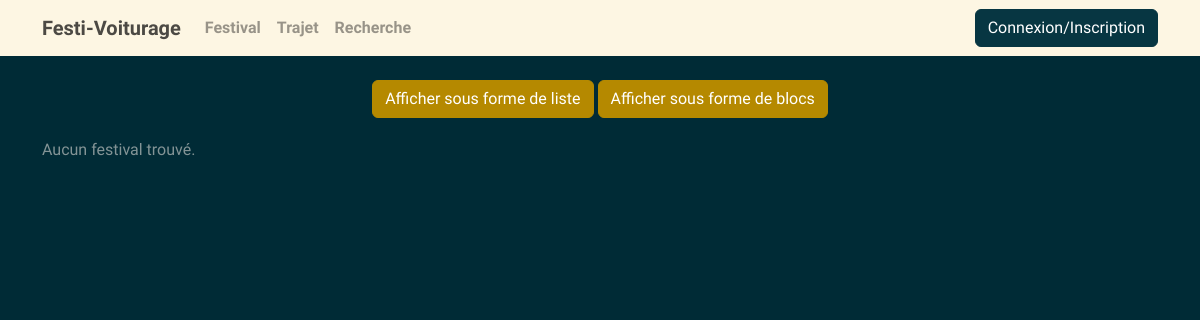
Before: /Vue/Festival.php with the older database file.
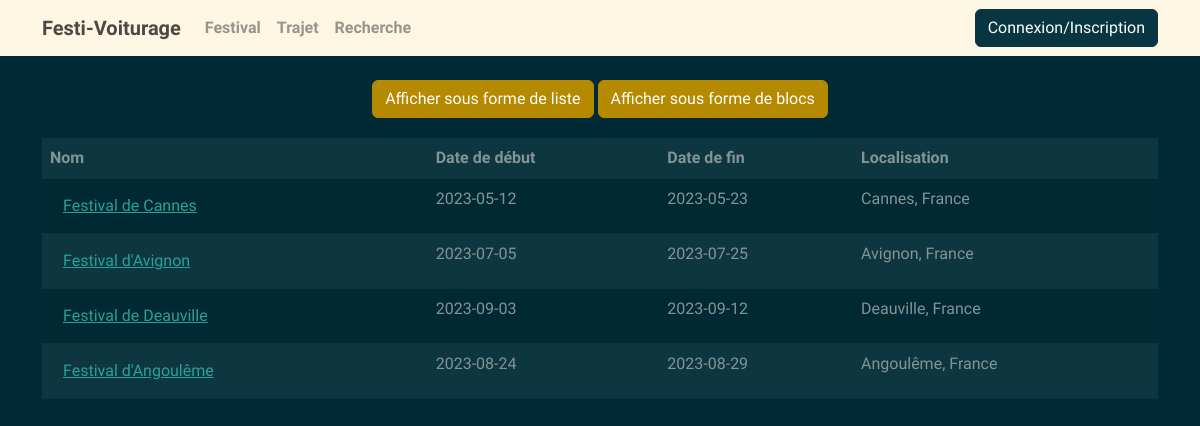
After: the same page with the newer database file.
### tables this page shows
CREATE TABLE "Festival" (
	"festival_id"	INTEGER,
	"nom"	VARCHAR(255) NOT NULL,
	"date_debut"	DATE NOT NULL,
	"date_fin"	DATE NOT NULL,
	"localisation"	VARCHAR(255) NOT NULL,
	"photo"	VARCHAR(255) NOT NULL,
	PRIMARY KEY("festival_id" AUTOINCREMENT)
);

### Vue/Template/headerUser.php (called while the page is built, shortened)
<?php include "Template/menuUser.php"; ?>

### DAO/FestivalDAO.php (called while the page is built, shortened)
<?php
require_once("../Model/Festival.php");
class FestivalDAO {
    protected $connect;
    public function __construct(PDO $connect) {
        $this->connect = $connect;
    }
    public function getAll() {
        $query = "SELECT * FROM Festival";
        $stmt = $this->connect->prepare($query);
        $stmt->execute();
        $results = $stmt->fetchAll(PDO::FETCH_ASSOC);
        $festivals = array();
        foreach ($results as $result) {
            $festival = new Festival(
                $result['nom'],
                $result['date_debut'],
                $result['date_fin'],
                $result['localisation'],
                $result['photo']
            );
            $festival->setFestivalId($result['festival_id']);
            $festivals[] = $festival;
        }
        return $festivals;
    }
}
?>

### Model/Festival.php (called while the page is built, shortened)
<?php
class Festival {
    private $nom;
    private $date_debut;
    private $date_fin;
    private $localisation;
    public function __construct($nom = null, $date_debut = null, $date_fin =null, $localisation = null, $photo = null) {
        $this->nom = $nom;
        $this->date_debut = $date_debut;
        $this->date_fin = $date_fin;
        $this->localisation = $localisation;
    }
    public function getNom() {
        return $this->nom;
    }
    public function getDate_debut() {
        return $this->date_debut;
    }
    public function getDate_fin() {
        return $this->date_fin;
    }
    public function getLocalisation() {
        return $this->localisation;
    }
}
?>

### Vue/Festival.php (the view, shortened to what this page needs)
<?php include "Template/headerUser.php"; ?>
<!DOCTYPE html>
<html>
<head>
</head>
<body>
  <div class="container ">
    <div class="text-center mt-4 chg-btn">
      <button id="btn-liste" class="btn btn-primary">Afficher sous forme de liste</button>
      <button id="btn-blocs" class="btn btn-primary">Afficher sous forme de blocs</button>
    </div>
    <?php
    require_once("../DAO/FestivalDAO.php");
    require_once("../Model/Festival.php");
    $dbFile = '../DB/Donne.db';
    $pdo = new PDO('sqlite:' . $dbFile);
    $dao = new FestivalDAO($pdo);
    $festivals = $dao->getAll();
    if ($festivals) {
      echo '<div id="tableau-festivals">';
      echo '<table class="table table-striped table-hover">';
      echo '<thead>';
      echo '<tr>';
      echo '<th >Nom</th>';
      echo '<th onclick="trierParDate(this)">Date de début</th>';
      echo '<th onclick="trierParDate(this)">Date de fin</th>';
      echo '<th>Localisation</th>';
      echo '</tr>';
      echo '</thead>';
      echo '<tbody>';
      foreach ($festivals as $festival) {
        echo '<tr>';
        echo '<td>';
        echo '<form action="InfoFestival.php" method="post">';
        echo '<button type="submit" class="btn btn-link">' . $festival->getNom() . '</button>';
        echo '</form>';
        echo '</td>';
        echo '<td>' . $festival->getDate_debut() . '</td>';
        echo '<td>' . $festival->getDate_fin() . '</td>';
        echo '<td>' . $festival->getLocalisation() . '</td>';
        echo '</tr>';
      }
      echo '</tbody>';
      echo '</table>';
      echo '</div>';
    } else {
      echo '<p>Aucun festival trouvé.</p>';
    }
    ?>
  </div>
</body>
</html>

### Vue/Template/menuUser.php (shortened to what this page needs)
<!DOCTYPE html>
<html>
<head>
  <link href="Css/bootstrap.css" rel="stylesheet">
</head>
<body>
  <nav class="navbar navbar-expand-lg navbar-light bg-light">
    <div class="container">
      <a class="navbar-brand" href="FestiVoiturage.php">Festi-Voiturage</a>
      <div class="collapse navbar-collapse" id="navbarNav">
        <ul class="navbar-nav">
          <li class="nav-item">
            <a class="nav-link" href="Festival.php">Festival</a>
          </li>
          <li class="nav-item">
            <a class="nav-link" href="Trajet.php">Trajet</a>
          </li>
          <li class="nav-item">
            <a class="nav-link" href="Recherche.php">Recherche</a>
          </li>
        </ul>
      </div>
      <?php
      if(isset($_SESSION["utilisateur"])){
        require_once("../DAO/CovoitDAO.php");
        require_once("../Outils/Demmande.php");
        $user=$_SESSION['utilisateur'];
        $prenom=$user->getPrenom(  );
        $nom=$user->getNom();
        $id=$user->getId();
        $dbFile = '../DB/Donne.db';
        $pdo = new PDO('sqlite:' . $dbFile);
        $dao= new CovoitDAO($pdo);
        $demande=$dao->getByConducteurId($id);
        if(empty(enAttente($demande))){
          echo '<a href="Demande.php" style="margin-right: 5px;">
          <svg xmlns="http://www.w3.org/2000/svg" viewBox="0 0 24 24"><path d="M20 17H22V19H2V17H4V10C4 5.58172 7.58172 2 12 2C16.4183 2 20 5.58172 20 10V17ZM9 21H15V23H9V21Z"></path></svg>        </a>
        ';
        }
        else{
          echo '<a href="Demande.php" style="margin-right: 5px;">
          <svg xmlns="http://www.w3.org/2000/svg" viewBox="0 0 24 24"><path d="M20 17H22V19H2V17H4V10C4 5.58172 7.58172 2 12 2C16.4183 2 20 5.58172 20 10V17ZM18 17V10C18 6.68629 15.3137 4 12 4C8.68629 4 6 6.68629 6 10V17H18ZM9 21H15V23H9V21Z"></path></svg>
        </a>
        ';
        }
        echo '<div class="dropdown">
        <button class="btn btn-light dropdown-toggle" type="button" id="userDropdown" data-bs-toggle="dropdown" aria-expanded="false"> '
        .$nom.', '.$prenom.
        '</button>
        <ul class="dropdown-menu dropdown-menu-end" aria-labelledby="userDropdown">
        <li><a class="dropdown-item" href="Demande.php">Vos Demandes</a></li>
          <li><a class="dropdown-item" href="ModifCompte.php">Compte</a></li>
          <li><a class="dropdown-item" href="Login.php">Déconnexion</a></li>
        </ul>
      </div>';
      }
      else{
        echo '<a class="btn btn-dark" href="Login.php">Connexion/Inscription</a>';
      }
      ?>
    </div>
  </nav>
</body>
</html>

### Vue/Template/menuUser.php (style rules this page uses)
.navbar-brand { font-weight: bold; }
.navbar-nav .nav-link { font-weight: bold; }

### Vue/Festival.php (style rules this page uses)
.chg-btn { margin-bottom: 20px; }

Changed rows visible on the page:
added festival: nom "Festival de Cannes", date_debut "2023-05-12", date_fin "2023-05-23", localisation "Cannes, France"
added festival: nom "Festival d'Avignon", date_debut "2023-07-05", date_fin "2023-07-25", localisation "Avignon, France"
added festival: nom "Festival de Deauville", date_debut "2023-09-03", date_fin "2023-09-12", localisation "Deauville, France"
added festival: nom "Festival d'Angoulême", date_debut "2023-08-24", date_fin "2023-08-29", localisation "Angoulême, France"
Other visible differences:
text no longer shown: "Aucun festival trouvé."
text now shown: "Nom Date de début Date de fin Localisation"
